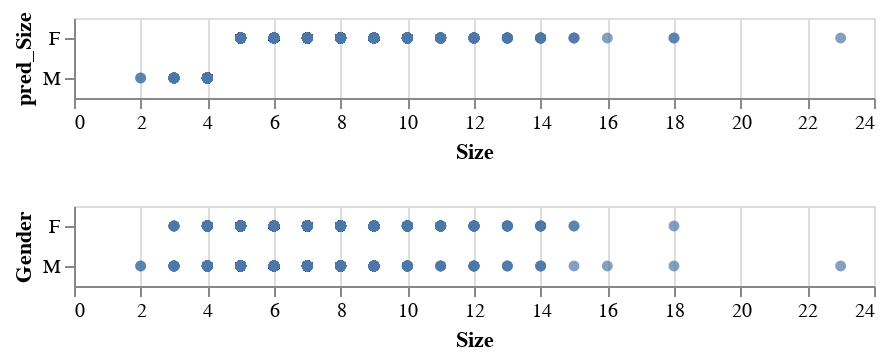

Notebook code for this chart:
### Code cell
c1 = alt.Chart(df_pred).mark_circle().encode(
    x = 'Size',
    y = 'pred_Size'
)

c2 = alt.Chart(df_pred).mark_circle().encode(
    x = 'Size',
    y = 'Gender'
)

alt.vconcat(c1,c2) 
#Again, makes sense. But at least we can see a reason as to why. 
#Gender isn't just caused by just the size of the name, and in genreal, there are more female names, hence the fact that it skewed towards to Female

### Figure 1 — Vega-Lite specification as saved in the notebook (floating-point values rounded to 4 significant figures; data arrays with more than 128 entries replaced by an {"elided": "..."} marker saying what was removed)
{"config": {"view": {"continuousWidth": 400, "continuousHeight": 300}}, "vconcat": [{"mark": "circle", "encoding": {"x": {"field": "Size", "type": "quantitative"}, "y": {"field": "pred_Size", "type": "nominal"}}}, {"mark": "circle", "encoding": {"x": {"field": "Size", "type": "quantitative"}, "y": {"field": "Gender", "type": "nominal"}}}], "data": {"name": "data-2d23c013958a3a1bc4439d5f221556fc"}, "$schema": "https://vega.github.io/schema/vega-lite/v4.17.0.json", "datasets": {"data-2d23c013958a3a1bc4439d5f221556fc": {"elided": "2000 records"}}}
